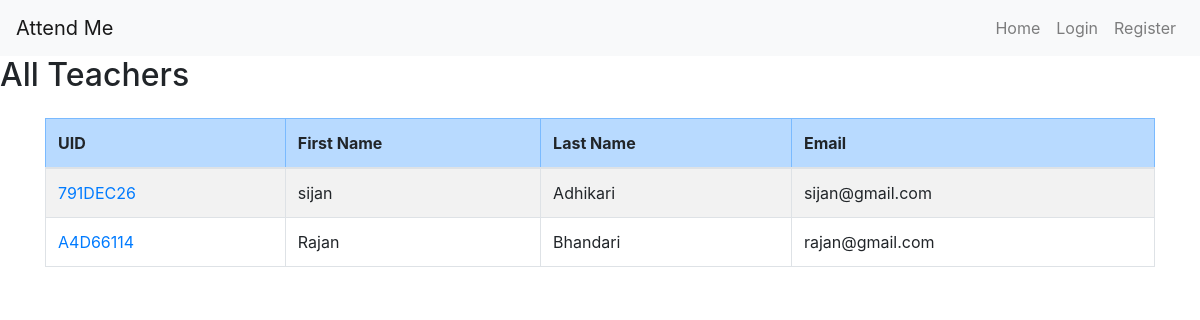
Screenshot of /admin/teachers (signed in) with the database file from the repository.
### main.py (models this page shows)
class Ad_teacher(db.Model):
    uid: Mapped[str] = mapped_column(String(100), primary_key=True)
    email: Mapped[str] = mapped_column(String(100), unique=True, nullable=False)
    password: Mapped[str] = mapped_column(String(100), nullable=False)
    first_name: Mapped[str] = mapped_column(String(1000), nullable=False)
    last_name: Mapped[str] = mapped_column(String(100), nullable=False)

### main.py (the view)
@app.route('/admin/teachers')
def get_teachers():
    if session.get('user_role', '') != 'admin':
        flash("Unauthorized access!", "danger")
        return redirect(url_for('home'))
    teachers = Ad_teacher.query.all()  # This fetches all the rows
    teacher_list = []  # Empty list to store dictionaries
    for teacher in teachers:
        teacher_list.append({
            'first_name': teacher.first_name,
            'last_name': teacher.last_name,
            'email': teacher.email,
            'uid': teacher.uid
        })
    print("courses: ", teacher_list)
    return render_template('all_teachers.html',
                           teacher_list=teacher_list
                           )

### templates/all_teachers.html
{% extends "base.html" %} {% block content %}
<h2>All Teachers</h2>
<div class="container mt-4">
    <div class="table-responsive">
        <table class="table table-striped table-hover table-bordered">
            <thead class="table-primary">
                <tr>
                    <th>UID</th>
                    <th>First Name</th>
                    <th>Last Name</th>
                    <th>Email</th>
                </tr>
            </thead>
            <tbody>
                {% for teacher in teacher_list %}
                <tr>
                    <td><a href="{{ url_for('get_teachers', teacherid=teacher.uid) }}" class="text-decoration-none text-primary">{{ teacher.uid }}</a></td>
                    <td>{{ teacher.first_name }}</td>
                    <td>{{ teacher.last_name }}</td>
                    <td>{{ teacher.email }}</td>
                </tr>
                {% endfor %}
            </tbody>
        </table>
    </div>
</div>
{% endblock %}

### rows the page displays
Ad_teacher: uid "791DEC26", first_name "sijan", last_name "Adhikari", email "sijan@gmail.com"
Ad_teacher: uid "A4D66114", first_name "Rajan", last_name "Bhandari", email "rajan@gmail.com"
